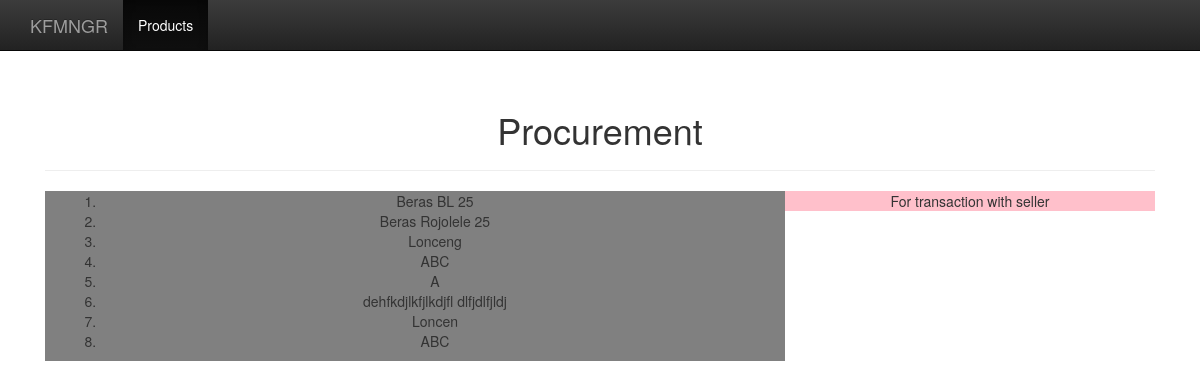
The app's page /transaction/, older data.
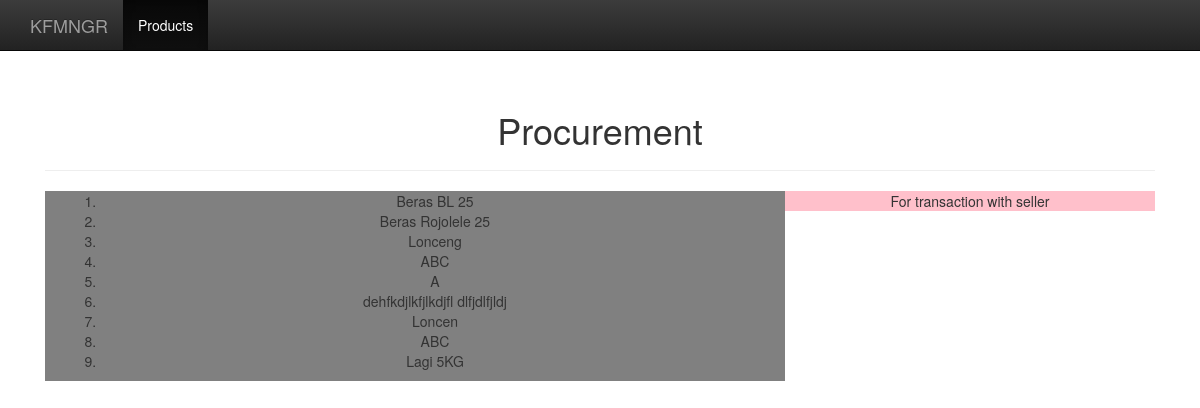
The same page, newer data.
### products/models.py (models this page shows, shortened)
class Product(models.Model):
    name = models.CharField(max_length=100)
    price = models.IntegerField(default=0)
    detail = models.CharField(max_length=100)
    weight = models.IntegerField(default=0)
    sku = models.CharField(blank=True, null=True, max_length=10)
    stock = models.IntegerField(default=0)
    created_at = models.DateTimeField(auto_now_add = True, auto_now = False)
    updated_at = models.DateTimeField(auto_now_add = False, auto_now = True)
    @staticmethod
    def get_all_products():
        return Product.objects.all()

### transactions/views.py (the view)
# urls.py: url(r'^transaction/$', buying, name='buying'),
def buying(request):
    products = Product.get_all_products()
    return render(request, 'buying.html', {'products':products})

### transactions/templates/buying.html (shortened to what this page needs)
{% extends 'base.html' %}
{% block content %}
<h1>Procurement</h1>
<hr>
<div class="col-md-8" style="background: grey;">
  <ol>
  {% for product in products %}
    <li>
      {{product.name}}
    </li>
  {% endfor %}
  </ol>
</div>
<div class="col-md-4" style="background: pink;">
  For transaction with seller
</div>
{% endblock %}

Row changes from the older to the newer data that the page shows:
added Product: name "Lagi 5KG"
